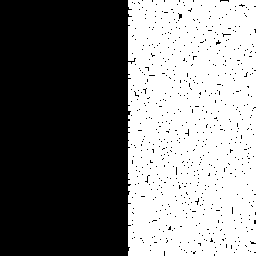
//> input picture 08/data/filter1_opening.pgm, 256 x 256 px
$ ./exercise_06a_closing_opening ../../08/data/filter1_opening.pgm 3 out.png   (built with g++ and OpenCV 4)
//> lines starting //> are read from the running program, lines starting //| are printed output that depends on the picture; after the words box and inside, x2 and y2 are one past the last pixel; in counts of white or black regions, pixels touching at a corner belong together
### include/functions.cpp
#include <algorithm>
#include <opencv2/opencv.hpp>
#include <ranges>
#include <vector>

// [43 lines left out: functions process_threshold, compare_images, infimum, supremum, not called in this run]

cv::Mat erosion(cv::Mat* img1, int size) {
  cv::Mat output = img1->clone();
  std::vector<int> square_values;

  for (int i = 0; i < img1->rows; i++) {
    for (int j = 0; j < img1->cols; j++) {
      for (int x = std::max(i - size, 0); x <= std::min(i + size, img1->rows - 1); x++) {
        for (int y = std::max(j - size, 0); y <= std::min(j + size, img1->cols - 1); y++) {
          square_values.push_back(img1->at<uchar>(x, y));
        }
      }
      output.at<uchar>(i, j) = *std::min_element(square_values.begin(), square_values.end());
      square_values.clear();
    }
  }
  return output;
}

cv::Mat dilation(cv::Mat* img1, int size) {
  cv::Mat output = img1->clone();
  std::vector<int> square_values;

  for (int i = 0; i < img1->rows; i++) {
    for (int j = 0; j < img1->cols; j++) {
      for (int x = std::max(i - size, 0); x <= std::min(i + size, img1->rows - 1); x++) {
        for (int y = std::max(j - size, 0); y <= std::min(j + size, img1->cols - 1); y++) {
          square_values.push_back(img1->at<uchar>(x, y));
        }
      }
      output.at<uchar>(i, j) = *std::max_element(square_values.begin(), square_values.end());
      square_values.clear();
    }
  }
  return output;
}

cv::Mat closing(cv::Mat* img1, int size) {
  cv::Mat dilated = dilation(img1, size);
  return erosion(&dilated, size);
}

cv::Mat opening(cv::Mat* img1, int size) {
  cv::Mat eroded = erosion(img1, size);
  return dilation(&eroded, size);
}

cv::Mat closing_opening(cv::Mat* img1, int size) {
  cv::Mat opened = opening(img1, size);
  return closing(&opened, size);
}

// [44 lines left out: functions opening_closing, get_neighbour, generate_region, not called in this run]

### 06/src/exercise_06a_closing_opening.cpp
#include <algorithm>
#include <iostream>
#include <opencv2/opencv.hpp>
#include <vector>

#include "../../include/functions.cpp"

cv::Mat closing_opening(cv::Mat* img1, int size) {
  cv::Mat opened = opening(img1, size);
  return closing(&opened, size);
}

int main(int argc, char* argv[]) {
  if (argc < 4) {
    std::cout << "Error: number of arguments: include input image file" << std::endl;
    return 1;
  }
  cv::Mat img1 = cv::imread(argv[1], cv::IMREAD_GRAYSCALE);
//> img1: 256 rows x 256 cols, CV_8UC1; 48.4% white; 1 white region, box (x1, y1, x2, y2) and area: (128, 0, 256, 256) 31710
  cv::Mat output = closing_opening(&img1, std::atoi(argv[2]));
//> after the loop in erosion, `for (int i = 0; i < img1->rows; i++)`:
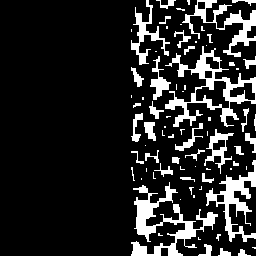
//> output: 256 rows x 256 cols, CV_8UC1; 14.9% white; 76 white regions (39 under 20 px), largest, box (x1, y1, x2, y2) and area: (131, 182, 218, 256) 1944, (165, 46, 256, 127) 1906, (206, 160, 256, 242) 1227
//> after the loop in dilation, `for (int i = 0; i < img1->rows; i++)`:
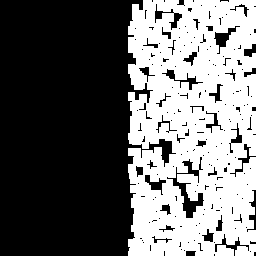
//> output: 256 rows x 256 cols, CV_8UC1; 42.4% white; 1 white region, box (x1, y1, x2, y2) and area: (128, 0, 256, 256) 27793
//> call 2 of dilation, with size = 3
//> after the loop in dilation (call 2), `for (int i = 0; i < img1->rows; i++)`:
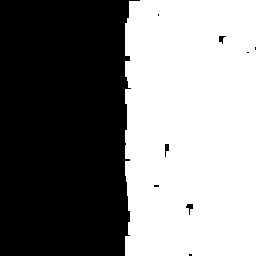
//> output: 256 rows x 256 cols, CV_8UC1; 50.4% white; 9 black regions (5 under 20 px), largest, box (x1, y1, x2, y2) and area: (0, 0, 140, 256) 32395, (186, 204, 193, 215) 36, (165, 144, 169, 157) 34, (219, 36, 226, 44) 30
//> call 2 of erosion, with size = 3
//> after the loop in erosion (call 2), `for (int i = 0; i < img1->rows; i++)`:
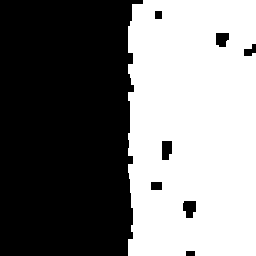
//> output: 256 rows x 256 cols, CV_8UC1; 47.9% white; 1 white region, box (x1, y1, x2, y2) and area: (128, 0, 256, 256) 31383
  cv::imwrite(argv[3], output);
  cv::imshow("Window: Output", output);
}

$ run again, on 08/data/filter3_opening_closing.pgm
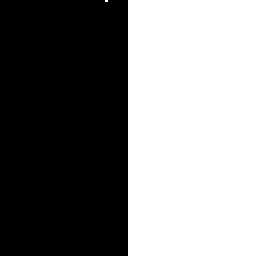
//> input picture 08/data/filter3_opening_closing.pgm, 256 x 256 px
//> img1: 256 rows x 256 cols, CV_8UC1; 50% white; 1 black region, box (x1, y1, x2, y2) and area: (0, 0, 128, 256) 32762
//> after the loop in dilation, `for (int i = 0; i < img1->rows; i++)`:
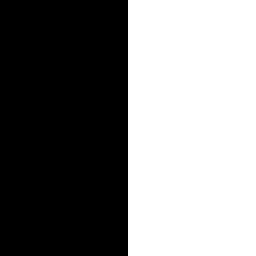
//> output: 256 rows x 256 cols, CV_8UC1; 50% white; 1 white region, box (x1, y1, x2, y2) and area: (128, 0, 256, 256) 32768
//> after the loop in dilation (call 2), `for (int i = 0; i < img1->rows; i++)`:
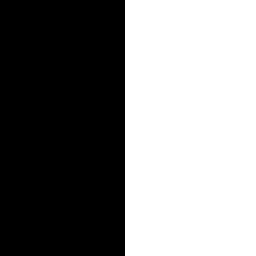
//> output: 256 rows x 256 cols, CV_8UC1; 51.2% white; 1 black region, box (x1, y1, x2, y2) and area: (0, 0, 125, 256) 32000
